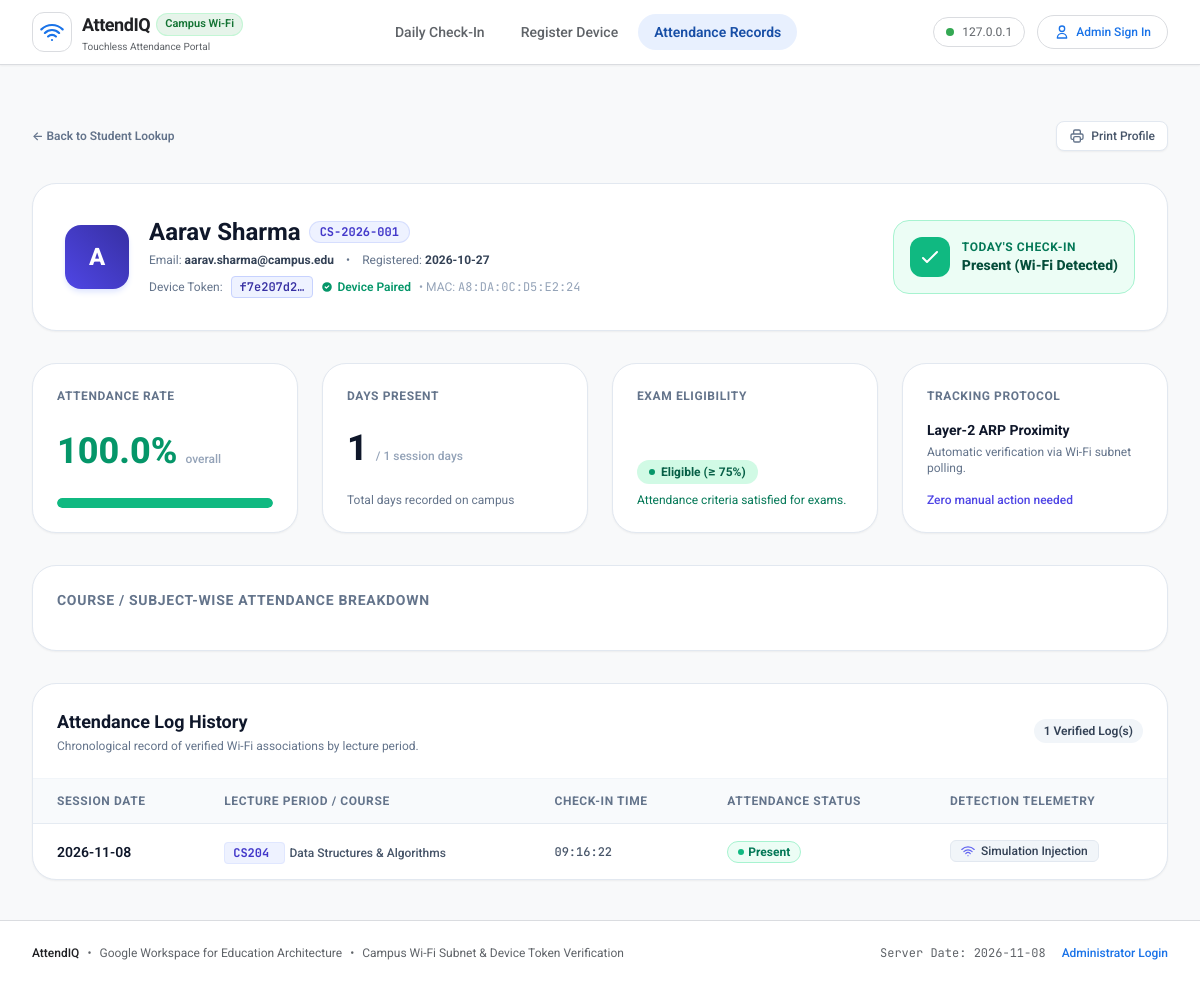
The page /student/CS-2026-001 on the database its author committed.
### tables this page shows
CREATE TABLE "students" (
                    id INTEGER PRIMARY KEY AUTOINCREMENT,
                    full_name TEXT NOT NULL,
                    name TEXT,
                    roll_number TEXT UNIQUE NOT NULL,
                    email TEXT NOT NULL,
                    device_token TEXT UNIQUE,
                    mac_address TEXT DEFAULT '',
                    registered_at TEXT NOT NULL,
                    registered_date TEXT
                );

CREATE TABLE attendance_logs (
                id INTEGER PRIMARY KEY AUTOINCREMENT,
                student_id INTEGER NOT NULL,
                date TEXT NOT NULL,
                timestamp TEXT NOT NULL,
                status TEXT NOT NULL DEFAULT 'Present',
                detection_method TEXT NOT NULL DEFAULT 'Wi-Fi ARP Scan', course_id INTEGER DEFAULT 1, user_id INTEGER, client_ip TEXT DEFAULT '127.0.0.1',
                FOREIGN KEY (student_id) REFERENCES students(id) ON DELETE CASCADE,
                UNIQUE(student_id, date)
            );

### app.py (the view)
@app.route("/student/<roll_number>")
def student_profile(roll_number):
    student = Student.get_by_roll(roll_number)
    if not student:
        flash(f"No student found with Roll Number '{roll_number}'.", "error")
        return redirect(url_for("student_lookup"))
    history_data = Attendance.get_student_history(student["id"])
    today_str = date.today().isoformat()
    is_present_today = any(l["date"] == today_str for l in history_data["logs"])
    return render_template(
        "student_profile.html",
        student=student,
        history=history_data,
        is_present_today=is_present_today
    )

### templates/student_profile.html (shortened to what this page needs)
{% extends "base.html" %}
{% block content %}
<div class="space-y-8 py-4">
    <div class="flex items-center justify-between">
        <a href="{{ url_for('student_lookup') }}" class="inline-flex items-center gap-1.5 text-xs font-semibold text-slate-500 hover:text-indigo-600 transition-colors">
            &larr; Back to Student Lookup
        </a>
        <button onclick="window.print()" class="inline-flex items-center gap-1.5 px-3 py-1.5 text-xs font-medium text-slate-600 bg-white border border-slate-200 rounded-lg shadow-sm hover:bg-slate-50">
            Print Profile
        </button>
    </div>
    <div class="bg-white rounded-3xl p-6 sm:p-8 border border-slate-200 shadow-sm flex flex-col md:flex-row items-start md:items-center justify-between gap-6">
        <div class="flex items-center gap-5">
            <div class="w-16 h-16 rounded-2xl bg-gradient-to-tr from-indigo-600 to-indigo-800 text-white font-extrabold text-2xl flex items-center justify-center shadow-md shadow-indigo-100 flex-shrink-0">
                {{ student.name[:1] }}
            </div>
            <div>
                <div class="flex flex-wrap items-center gap-2">
                    <h1 class="text-2xl font-bold text-slate-900">{{ student.name }}</h1>
                    <span class="px-2.5 py-0.5 rounded-full text-xs font-bold bg-indigo-50 text-indigo-700 border border-indigo-200/60 font-mono">
                        {{ student.roll_number }}
                    </span>
                </div>
                <p class="text-xs text-slate-500 mt-1 flex flex-wrap items-center gap-3">
                    <span>Email: <strong class="text-slate-700">{{ student.email }}</strong></span>
                    <span>&bull;</span>
                    <span>Registered: <strong class="text-slate-700">{{ (student.registered_at or student.registered_date or '')[:10] }}</strong></span>
                </p>
                <div class="mt-2 flex items-center gap-2 flex-wrap">
                    {% if student.device_token %}
                    <span class="text-xs text-slate-500">Device Token:</span>
                    <span class="text-xs font-mono font-semibold px-2 py-0.5 rounded bg-indigo-50 border border-indigo-200 text-indigo-800"
                          title="{{ student.device_token }}">
                        {{ student.device_token[:8] }}&hellip;
                    </span>
                    <span class="inline-flex items-center gap-1 text-xs text-emerald-600 font-semibold">
                        <svg class="w-3 h-3" fill="currentColor" viewBox="0 0 20 20"><path fill-rule="evenodd" d="M10 18a8 8 0 100-16 8 8 0 000 16zm3.707-9.293a1 1 0 00-1.414-1.414L9 10.586 7.707 9.293a1 1 0 00-1.414 1.414l2 2a1 1 0 001.414 0l4-4z" clip-rule="evenodd"/></svg>
                        Device Paired
                    </span>
                    {% else %}
                    <span class="text-xs text-amber-600 font-semibold">⚠ No device paired yet</span>
                    {% endif %}
                    {% if student.mac_address %}
                    <span class="text-xs text-slate-400">&bull; MAC: <span class="font-mono">{{ student.mac_address }}</span></span>
                    {% endif %}
                </div>
            </div>
        </div>
        <div class="w-full md:w-auto p-4 rounded-2xl border {% if is_present_today %}bg-emerald-50 border-emerald-200 text-emerald-900{% else %}bg-slate-50 border-slate-200 text-slate-700{% endif %} flex items-center gap-3">
            {% if is_present_today %}
            <div class="w-10 h-10 rounded-xl bg-emerald-500 text-white flex items-center justify-center flex-shrink-0">
                <svg class="w-6 h-6" fill="none" stroke="currentColor" viewBox="0 0 24 24"><path stroke-linecap="round" stroke-linejoin="round" stroke-width="2" d="M5 13l4 4L19 7"/></svg>
            </div>
            <div>
                <p class="text-xs font-bold uppercase tracking-wider text-emerald-700">Today's Check-in</p>
                <p class="text-sm font-extrabold text-emerald-900">Present (Wi-Fi Detected)</p>
            </div>
            {% endif %}
        </div>
    </div>
    <div class="grid grid-cols-1 sm:grid-cols-2 lg:grid-cols-4 gap-6">
        <div class="bg-white rounded-3xl p-6 border border-slate-200 shadow-sm flex flex-col justify-between">
            <span class="text-xs font-bold uppercase tracking-wider text-slate-500">Attendance Rate</span>
            <div class="mt-4 flex items-baseline gap-2">
                <span class="text-4xl font-extrabold {% if history.attendance_percentage >= 75 %}text-emerald-600{% elif history.attendance_percentage >= 60 %}text-amber-600{% else %}text-rose-600{% endif %}">
                    {{ history.attendance_percentage }}%
                </span>
                <span class="text-xs text-slate-400 font-medium">overall</span>
            </div>
            <div class="mt-4 w-full bg-slate-100 rounded-full h-2.5 overflow-hidden">
                <div class="h-2.5 rounded-full {% if history.attendance_percentage >= 75 %}bg-emerald-500{% elif history.attendance_percentage >= 60 %}bg-amber-500{% else %}bg-rose-500{% endif %}" style="width: {{ history.attendance_percentage }}%"></div>
            </div>
        </div>
        <div class="bg-white rounded-3xl p-6 border border-slate-200 shadow-sm flex flex-col justify-between">
            <span class="text-xs font-bold uppercase tracking-wider text-slate-500">Days Present</span>
            <div class="mt-4 flex items-baseline gap-2">
                <span class="text-4xl font-extrabold text-slate-900">{{ history.present_days }}</span>
                <span class="text-xs text-slate-400 font-medium">/ {{ history.total_active_days }} session days</span>
            </div>
            <p class="mt-4 text-xs text-slate-500">Total days recorded on campus</p>
        </div>
        <div class="bg-white rounded-3xl p-6 border border-slate-200 shadow-sm flex flex-col justify-between">
            <span class="text-xs font-bold uppercase tracking-wider text-slate-500">Exam Eligibility</span>
            <div class="mt-4">
                {% if history.is_eligible %}
                <span class="inline-flex items-center gap-1.5 px-3 py-1 rounded-full text-xs font-bold bg-emerald-100 text-emerald-800">
                    <span class="w-1.5 h-1.5 rounded-full bg-emerald-600"></span>
                    Eligible (&ge; 75%)
                </span>
                <p class="text-xs text-emerald-700 mt-2">Attendance criteria satisfied for exams.</p>
                {% else %}
                <span class="inline-flex items-center gap-1.5 px-3 py-1 rounded-full text-xs font-bold bg-rose-100 text-rose-800">
                    <span class="w-1.5 h-1.5 rounded-full bg-rose-600"></span>
                    Shortage Warning (&lt; 75%)
                </span>
                <p class="text-xs text-rose-700 mt-2">Attendance is below university threshold.</p>
                {% endif %}
            </div>
        </div>
        <div class="bg-white rounded-3xl p-6 border border-slate-200 shadow-sm flex flex-col justify-between">
            <span class="text-xs font-bold uppercase tracking-wider text-slate-500">Tracking Protocol</span>
            <div class="mt-4">
                <p class="text-sm font-bold text-slate-900">Layer-2 ARP Proximity</p>
                <p class="text-xs text-slate-500 mt-1">Automatic verification via Wi-Fi subnet polling.</p>
            </div>
            <p class="mt-4 text-xs font-medium text-indigo-600">Zero manual action needed</p>
        </div>
    </div>
    <div class="bg-white rounded-3xl p-6 border border-slate-200 shadow-sm">
        <h3 class="text-sm font-bold uppercase tracking-wider text-slate-500 mb-4">Course / Subject-Wise Attendance Breakdown</h3>
    </div>
    <div class="bg-white rounded-3xl border border-slate-200 shadow-sm overflow-hidden">
        <div class="p-6 border-b border-slate-100 flex items-center justify-between">
            <div>
                <h3 class="text-lg font-bold text-slate-900">Attendance Log History</h3>
                <p class="text-xs text-slate-500 mt-0.5">Chronological record of verified Wi-Fi associations by lecture period.</p>
            </div>
            <span class="text-xs font-semibold px-2.5 py-1 rounded-full bg-slate-100 text-slate-700">
                {{ history.logs|length }} Verified Log(s)
            </span>
        </div>
        {% if history.logs %}
        <div class="overflow-x-auto">
            <table class="w-full text-left text-sm">
                <thead class="bg-slate-50 border-b border-slate-200/80 text-xs uppercase font-semibold text-slate-500 tracking-wider">
                    <tr>
                        <th class="py-3.5 px-6">Session Date</th>
                        <th class="py-3.5 px-6">Lecture Period / Course</th>
                        <th class="py-3.5 px-6">Check-in Time</th>
                        <th class="py-3.5 px-6">Attendance Status</th>
                        <th class="py-3.5 px-6">Detection Telemetry</th>
                    </tr>
                </thead>
                <tbody class="divide-y divide-slate-100 font-medium text-slate-700">
                    {% for log in history.logs %}
                    <tr class="hover:bg-slate-50/80 transition-colors">
                        <td class="py-4 px-6 text-slate-900 font-semibold">
                            {{ log.date }}
                        </td>
                        <td class="py-4 px-6">
                            <span class="font-mono text-xs font-bold text-indigo-700 bg-indigo-50 border border-indigo-100 px-2 py-0.5 rounded">
                                {{ log.course_code }}
                            </span>
                            <span class="text-xs text-slate-600 ml-1">{{ log.course_name }}</span>
                        </td>
                        <td class="py-4 px-6 font-mono text-xs text-slate-600">
                            {{ log.timestamp }}
                        </td>
                        <td class="py-4 px-6">
                            <span class="inline-flex items-center gap-1 px-2.5 py-0.5 rounded-full text-xs font-bold bg-emerald-50 text-emerald-700 border border-emerald-200">
                                <span class="w-1.5 h-1.5 rounded-full bg-emerald-500"></span>
                                {{ log.status }}
                            </span>
                        </td>
                        <td class="py-4 px-6">
                            <span class="inline-flex items-center gap-1.5 px-2.5 py-0.5 rounded-md text-xs font-medium bg-slate-100 text-slate-700 border border-slate-200">
                                <svg class="w-3.5 h-3.5 text-indigo-500" fill="none" stroke="currentColor" viewBox="0 0 24 24"><path stroke-linecap="round" stroke-linejoin="round" stroke-width="2" d="M8.111 16.404a5.5 5.5 0 017.778 0M12 20h.01m-7.08-7.071c3.904-3.905 10.236-3.905 14.141 0M1.394 9.393c5.857-5.857 15.355-5.857 21.213 0"/></svg>
                                {{ log.detection_method }}
                            </span>
                        </td>
                    </tr>
                    {% endfor %}
                </tbody>
            </table>
        </div>
        {% endif %}
    </div>
</div>
{% endblock %}

### rows shown on the page
students: full_name "A", name "Aarav Sharma", roll_number "CS-2026-001", email "aarav.sharma@campus.edu", registered_at "2026-10-27", device_token "f7e207d2", mac_address "A8:DA:0C:D5:E2:24"
attendance_logs: date "2026-11-08", course_code "CS204", course_name "Data Structures & Algorithms", timestamp "09:16:22", status "Present", detection_method "Simulation Injection"

### other values the page prints
{{ client_ip }} "127.0.0.1"
{{ history.attendance_percentage }} "100.0"
{{ history.present_days }} "1"
{{ history.total_active_days }} "1"
{{ history.logs|length }} "1"
